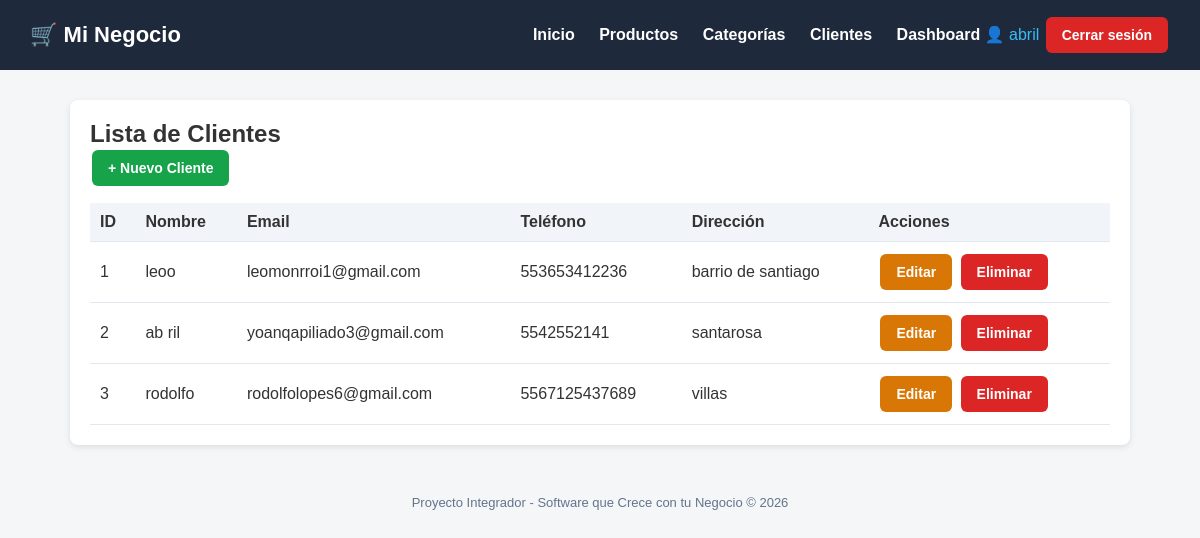
The app's page /clientes/ (signed in) with its own data.
### tienda/models.py (models this page shows, shortened)
class Cliente(models.Model):
    nombre = models.CharField(max_length=200)
    email = models.EmailField()
    telefono = models.CharField(max_length=20)
    direccion = models.TextField()
    fecha_registro = models.DateTimeField(auto_now_add=True)
    class Meta:
        verbose_name = "Cliente"
        verbose_name_plural = "Clientes"

### tienda/views.py (the view)
# urls.py: path('clientes/', views.lista_clientes, name='lista_clientes'),
@login_required
def lista_clientes(request):
    clientes = Cliente.objects.all()
    return render(request, 'tienda/clientes/lista.html', {'clientes': clientes})

### tienda/templates/tienda/clientes/lista.html (shortened to what this page needs)
{% extends 'base.html' %}
{% block content %}
<div class="card">
    <h2>Lista de Clientes</h2>
    <a href="{% url 'crear_cliente' %}" class="btn btn-success">+ Nuevo Cliente</a>
    <table>
        <thead>
            <tr><th>ID</th><th>Nombre</th><th>Email</th><th>Teléfono</th><th>Dirección</th><th>Acciones</th></tr>
        </thead>
        <tbody>
            {% for cliente in clientes %}
            <tr>
                <td>{{ cliente.id }}</td>
                <td>{{ cliente.nombre }}</td>
                <td>{{ cliente.email }}</td>
                <td>{{ cliente.telefono }}</td>
                <td>{{ cliente.direccion }}</td>
                <td>
                    <a href="{% url 'editar_cliente' cliente.pk %}" class="btn btn-warning">Editar</a>
                    <a href="{% url 'eliminar_cliente' cliente.pk %}" class="btn btn-danger">Eliminar</a>
                </td>
            </tr>
            {% empty %}
            <tr><td colspan="6">No hay clientes registrados.</td></tr>
            {% endfor %}
        </tbody>
    </table>
</div>
{% endblock %}

### templates/base.html (shortened to what this page needs)
<!DOCTYPE html>
<html lang="es">
<head>
</head>
<body>
    <header>
        <h1>🛒 Mi Negocio</h1>
        <nav>
 <a href="{% url 'inicio' %}">Inicio</a>
 <a href="{% url 'lista_productos' %}">Productos</a>
 <a href="{% url 'lista_categorias' %}">Categorías</a>  <a href="{% url 'lista_clientes' %}">Clientes</a>
 {% if user.is_authenticated %}
 <a href="{% url 'dashboard' %}">Dashboard</a>
 <span style="color:#38bdf8;">👤 {{ user.username }}</span>
 <form action="{% url 'logout' %}" method="post" style="display:inline ;">
 <button type="submit" class="btn btn-danger" style="margin-left:10p x;">Cerrar sesión</button>
 </form>
 {% else %}
 <a href="{% url 'login' %}">Iniciar sesión</a>
 {% endif %}
            </nav>
    </header>
    <div class="container">
        {% block content %}{% endblock %}
    </div>
    <footer>
        Proyecto Integrador - Software que Crece con tu Negocio &copy; {% now "Y" %}
    </footer>
</body>
</html>

### templates/base.html (style rules this page uses)
* { margin: 0; padding: 0; box-sizing: border-box; }
body { font-family: Arial, sans-serif; background: #f4f6f8; color: #333; }
header { background: #1e293b; color: #fff; padding: 15px 30px; display: flex; justify-content: space-between; align-items: center; }
header h1 { font-size: 22px; }
header nav a { color: #fff; text-decoration: none; margin-left: 20px; font-weight: bold; }
.container { max-width: 1100px; margin: 30px auto; padding: 0 20px; }
.card { background: #fff; border-radius: 8px; padding: 20px; box-shadow: 0 2px 6px rgba(0,0,0,0.1); margin-bottom: 20px; }
.btn { display: inline-block; padding: 10px 16px; border-radius: 6px; text-decoration: none; color: #fff; font-weight: bold; border: none; cursor: pointer; font-size: 14px; margin: 2px; }
.btn-success { background: #16a34a; }
.btn-danger { background: #dc2626; }
.btn-warning { background: #d97706; }
table { width: 100%; border-collapse: collapse; margin-top: 15px; }
th, td { padding: 10px; text-align: left; border-bottom: 1px solid #e2e8f0; }
th { background: #f1f5f9; }
footer { text-align: center; padding: 20px; color: #64748b; font-size: 13px; }

### records on screen
Cliente: id "1", nombre "leoo", email "leomonrroi1@gmail.com", telefono "553653412236", direccion "barrio de santiago"
Cliente: id "2", nombre "ab ril", email "yoanqapiliado3@gmail.com", telefono "5542552141", direccion "santarosa"
Cliente: id "3", nombre "rodolfo", email "rodolfolopes6@gmail.com", telefono "5567125437689", direccion "villas"

### other values on screen
{{ user.username }} "abril"
